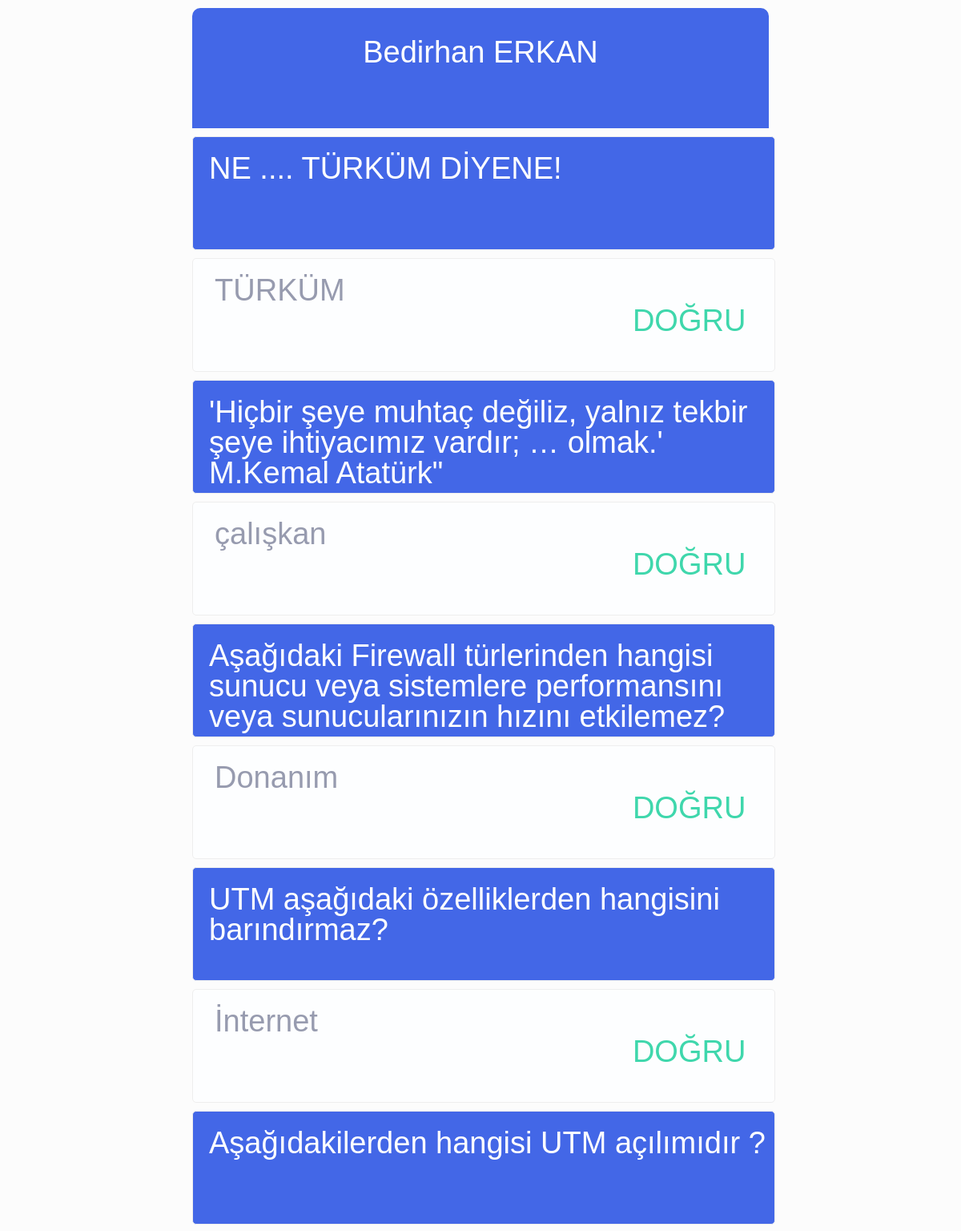
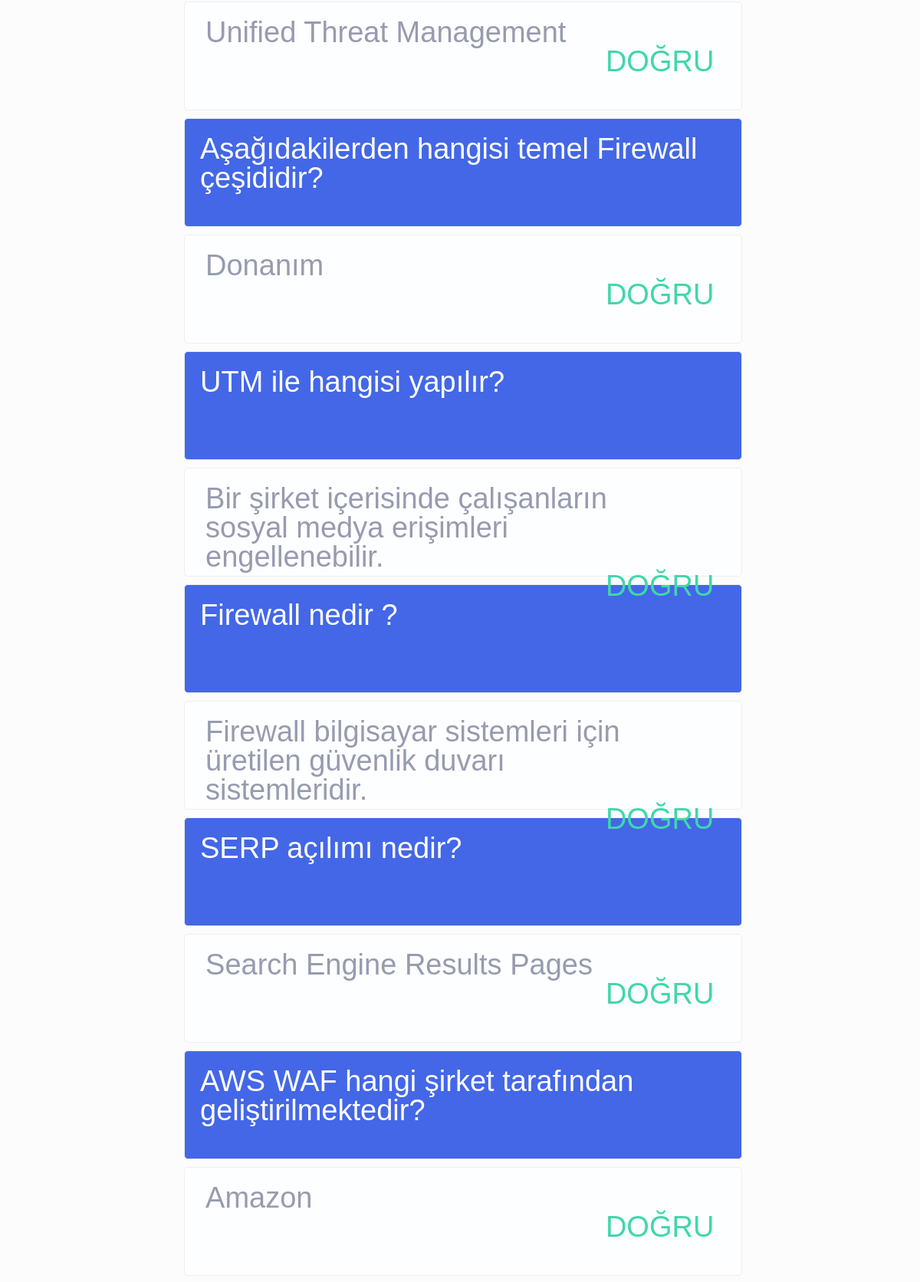
/detayli_sonuc.php?no=16542505 (upper part), run on the app's committed database (2 pictures, top to bottom).
### tables this page shows
CREATE TABLE `students_db` (
  `students_id` int(11) NOT NULL,
  `students_firstName` varchar(25) NOT NULL,
  `students_lastName` varchar(25) NOT NULL,
  `students_no` int(9) NOT NULL
);

CREATE TABLE `results_db` (
  `results_id` int(11) NOT NULL,
  `results_students_id` int(11) NOT NULL,
  `results_question` varchar(100) NOT NULL,
  `results_answer` varchar(100) NOT NULL,
  `result_true` int(11) DEFAULT '0'
);

CREATE TABLE `question_db` (
  `question_id` int(11) NOT NULL,
  `question_sub_id` int(11) NOT NULL DEFAULT '0',
  `question_question` text NOT NULL,
  `question_truAnswer` int(11) NOT NULL DEFAULT '0',
  `question_time` int(11) NOT NULL DEFAULT '50'
);

### detayli_sonuc.php (the view, shortened to what this page needs)
<?php
    try {
        $pdo= new PDO("mysql:host=localhost;dbname=TABLO_ADI;charset=utf8","VERİ_TABANİ_KULLANICI_ADI","VERİ_TABANİ_KULLANICI_ŞİFRESİ@",array(PDO::MYSQL_ATTR_INIT_COMMAND => "SET NAMES utf8") );
    } catch ( PDOException $hata ){
        print $hata->getMessage();
    }
    $pdo->query("SET CHARACTER SET utf8");
    $pdo->query("set names utf8");
    $stmt = $pdo->prepare("SELECT * FROM results_db LEFT JOIN students_db ON students_db.students_id=results_db.results_students_id LEFT JOIN question_db ON question_db.question_id= results_question WHERE results_students_id IN ( SELECT students_id FROM students_db WHERE  students_no = :students_no) ");
    $stmt->execute(array("students_no" => $_GET['no']));
    $detayliSonuc = $stmt->fetchall();
?>
<html>
    <head>
    </head>
    <body>
            <div class="header">
                    <h5 style="text-align:center; padding:5%; color:#fff;"> <?php echo ( $detayliSonuc[0]['students_firstName']." ". $detayliSonuc[0]['students_lastName']  ); ?> </h5>
            </div>
        <?php  foreach($detayliSonuc as $key=>$val){ ?>
            <div class="siralama" style=" background-color:#4367e7 !important; color:white;">
                <?php echo $val['question_question'];  ?>
            </div>
            <div class="siralama">
                <div style="float:left; margin-left:1%; width:80%;" class="wordwra">  <?php echo $val['results_answer']; ?> </div>
                <?php if($val['result_true'] ){ ?>
                    <div style=" float:right; margin-right:5%; color:#3fd7ac;"> DOĞRU </div>
                <?php }else{ ?>
                    <div style=" float:right; margin-right:5%; color:#d73f3f;"> YANLIŞ </div>
                <?php }  ?>
            </div>
        <?php  } ?>
    </body>
</html>

### detayli_sonuc.php (style rules this page uses)
html, body, div, span, applet, object, iframe, h1, h2, h3, h4, h5, h6, p, blockquote, pre, a, abbr, acronym, address, big, cite, code, del, dfn, em, img, ins, kbd, q, s, samp, small, strike, strong, sub, sup, tt, var, b, u, i, center, dl, dt, dd, ol, ul, li, fieldset, form, label, legend, table, caption, tbody, tfoot, thead, tr, th, td, article, aside, canvas, details, embed, figure, figcaption, footer, header, hgroup, menu, nav, output, ruby, section, summary, time, mark, audio, video { margin: 0; padding: 0; border: 0; font-size: 100%; font: inherit; vertical-align: baseline; }
body { line-height: 1; }
html { margin:0 20%; background-color:#fcfcfc; color:White; font-size:38px; color:#979baf; font-family:Sans-Serif; }
.siralama { background-color:#fdfeff; height:100px; width:98%; margin:10px 0 10px 0 ; padding:20px 0 20px 20px; border-radius:5px; border:1px solid #eee ; }
.header { background-color:#4367e7; width:100%; height:150px; margin-top:10px; border-top-left-radius:10px; border-top-right-radius:10px; }

### data on the page
students_db: students_firstName "Bedirhan", students_lastName "ERKAN"
results_db: question_db.question_question "NE .... TÜRKÜM DİYENE!", results_answer "TÜRKÜM", result_true "DOĞRU"
results_db: question_db.question_question "'Hiçbir şeye muhtaç değiliz, yalnız tekbir şeye ihtiyacımız vardır; … olmak.' M.Kemal Atatürk\"", results_answer "çalışkan", result_true "DOĞRU"
results_db: question_db.question_question "Aşağıdaki Firewall türlerinden hangisi sunucu veya sistemlere performansını veya sunucularınızın hızını etkilemez?", results_answer "Donanım", result_true "DOĞRU"
results_db: question_db.question_question "UTM aşağıdaki özelliklerden hangisini barındırmaz?", results_answer "İnternet", result_true "DOĞRU"
results_db: question_db.question_question "Aşağıdakilerden hangisi UTM açılımıdır ?", results_answer "Unified Threat Management", result_true "DOĞRU"
results_db: question_db.question_question "Aşağıdakilerden hangisi temel Firewall çeşididir?", results_answer "Donanım", result_true "DOĞRU"
results_db: question_db.question_question "UTM ile hangisi yapılır?", results_answer "Bir şirket içerisinde çalışanların sosyal medya erişimleri engellenebilir.", result_true "DOĞRU"
results_db: question_db.question_question "Firewall nedir ?", results_answer "Firewall bilgisayar sistemleri için üretilen güvenlik duvarı sistemleridir.", result_true "DOĞRU"
results_db: question_db.question_question "SERP açılımı nedir?", results_answer "Search Engine Results Pages", result_true "DOĞRU"
results_db: question_db.question_question "AWS WAF hangi şirket tarafından geliştirilmektedir?", results_answer "Amazon", result_true "DOĞRU"
